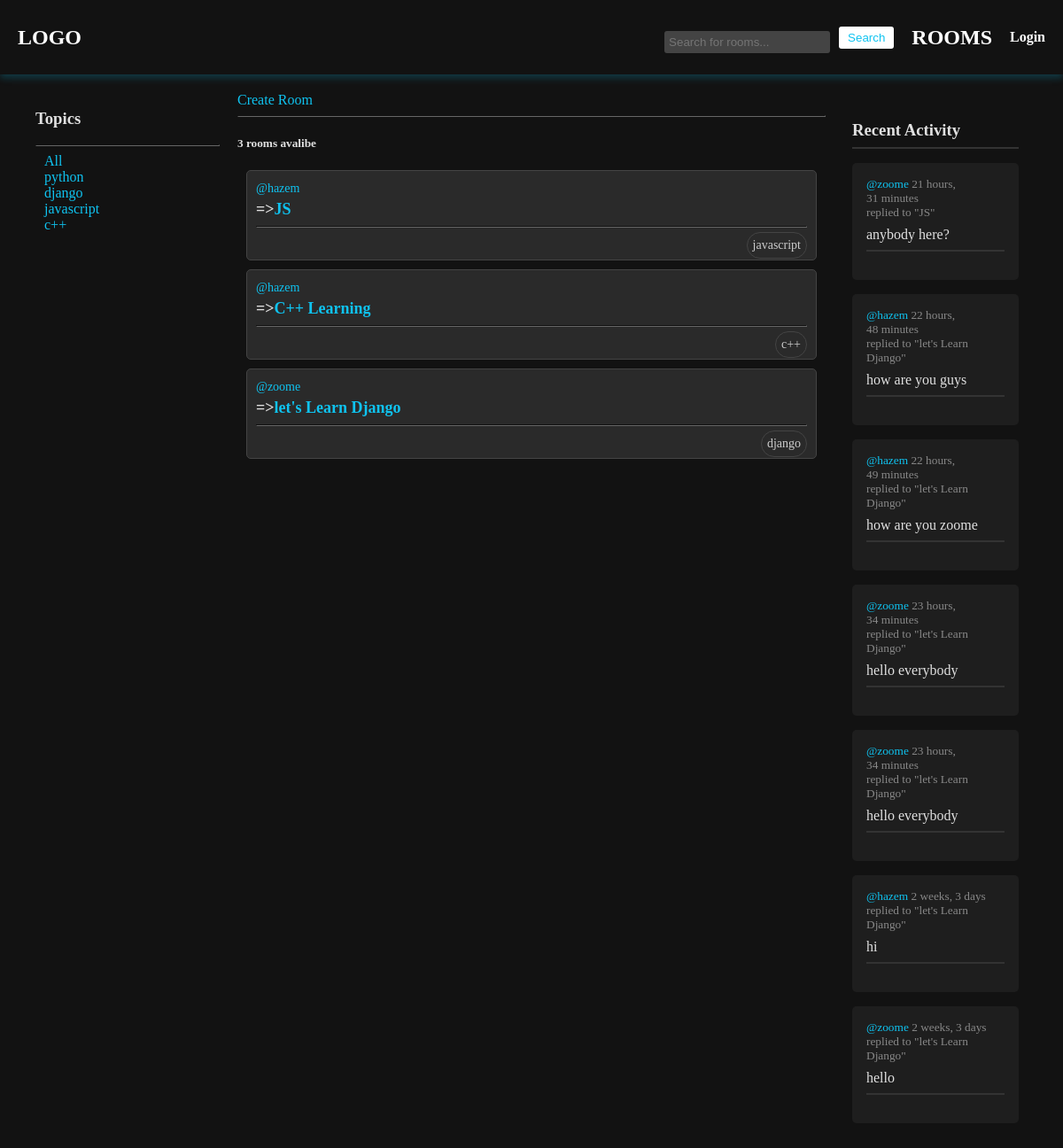
/rooms/, run on the app's committed database.
### app/models.py (models this page shows, shortened)
class Topic(models.Model):
    name = models.CharField(max_length=200)

class Room(models.Model):
    host = models.ForeignKey(User, on_delete=models.SET_NULL, null=True)
    topic = models.ForeignKey(Topic, on_delete=models.SET_NULL, null=True)
    name = models.CharField(max_length=200)
    description = models.TextField(null=True)
    participants = models.ManyToManyField(User, related_name="participants", blank=True)
    created = models.DateTimeField(auto_now_add=True)
    updated = models.DateTimeField(auto_now=True)
    class Meta:
        ordering = ['-updated', '-created']
    def __str__(self):
        return self.name

class User(AbstractUser):
    name = models.CharField(max_length=200, null=True)
    email = models.EmailField(unique=True)
    bio = models.TextField(null=True)
    avatar = models.ImageField(default="profile.png")
    USERNAME_FIELD = 'username'
    REQUIRED_FIELDS = []

class Message(models.Model):
    user = models.ForeignKey(User, on_delete=models.CASCADE)
    room = models.ForeignKey(Room, on_delete=models.CASCADE)
    body = models.TextField()
    created = models.DateTimeField(auto_now_add=True)
    updated = models.DateTimeField(auto_now=True)
    class Meta:
        ordering = ['-updated', '-created']

### app/views.py (the view)
# urls.py: path('rooms/', views.getRooms),
def rooms(request):
    q = request.GET.get('q')
    if q:
        contact = Room.objects.filter(
            Q(topic__name__contains=q) |
            Q(name__contains=q) |
            Q(description__contains=q)
        )
        if not contact:
            return render(request, 'room.html', {'room': None})
        room_messages = Message.objects.filter(
            Q(room__topic__name__contains=q)
        )
    else:
        contact = Room.objects.all()
        room_messages = Message.objects.filter(
            Q(room__topic__name__contains='')
        )
    rooms_count = contact.count()
    topics = Topic.objects.all()
    return render(request, 'rooms.html', {'rooms': contact, 'topics': topics, 'rooms_count': rooms_count, 'room_messages': room_messages})

### templates/rooms.html (shortened to what this page needs)
{% extends 'main.html' %}
{% block body %}
<div class="container">
    <div>
        {% include 'topic_component.html' %}
    </div>
    <div>
        <a href="/create-room">Create Room</a>
        <hr>
        <h5> {{rooms_count}} rooms avalibe</h5>
        {% include 'feed_component.html' %}
    </div>
    <div>
        {% include 'activity_component.html' %}
    </div>
</div>
{% endblock body %}

### templates/topic_component.html
<h3>Topics</h3>
<hr>
<div>
    <a href="/rooms">All</a>
</div>
{% for topic in topics %}
    <div>
        <a href="/rooms/?q={{topic.name}}">{{topic.name}}</a>
    </div>
{% endfor %}

### templates/feed_component.html (shortened to what this page needs)
<div class="room-list" style="text-align: initial;">
    {% for room in rooms %}
        <div class="room-item">
            <a href="/profile/{{room.host.id}}" class="host-link">@{{room.host.username}}</a>
            <h5 class="room-title">
                =><a href="/room/{{room.id}}" class="room-link">{{room.name}}</a>
            </h5>
            <hr>
            <small class="room-topic">{{room.topic.name}}</small>
            <br>
        </div>
    {% endfor %}
</div>

### templates/activity_component.html (shortened to what this page needs)
<div class="recent-activity">
<h3>Recent Activity</h3>
<hr>
{% for message in room_messages %}
<div>
    <small><a href="/profile/{{message.user.id}}">@{{message.user}}</a> {{message.created|timesince}} </small>
    <small>replied to "{{message.room}}"</small>
    <p>{{message.body}}</p>
    <hr>
</div>
{% endfor %}
</div>

### static/styles/main.css (style rules this page uses)
body { font-family: Arial, sans-serif; margin: 0; padding: 0; background-color: #121212; color: #E0E0E0 ; font-family: cursive; }
div { padding: 0 10px 0 10px; }
a { color: #0fc3f0; text-decoration: none; }
.recent-activity { margin-top: 2rem; }
.recent-activity h3 { margin-bottom: 0.5rem; }
.recent-activity hr { border: 1px solid #333333; margin-bottom: 1rem; }
.recent-activity div { padding: 1rem; background-color: #1E1E1E; border-radius: 5px; margin-bottom: 1rem; }
.recent-activity small { display: block; color: #888888; }
.recent-activity a { color: #0fc3f0; }
.recent-activity p { color: #E0E0E0; margin: 0.5rem 0; }
hr { border-color: #666; }
.room-list { margin-top: 20px; }
.room-item { padding: 10px; border: 1px solid #444; border-radius: 5px; margin-bottom: 10px; background-color: #2a2a2a; }
.host-link { font-size: 14px; text-decoration: none; }
.room-title { font-size: 18px; margin: 5px 0; }
.room-link { text-decoration: none; }
.room-topic { float: right; font-size: 14px; color: #ccc; border: 1px solid #444; border-radius: 20px; margin-top: -3px; padding: 6px; background-color: #2a2a2a00; }

### templates/rooms.html (style rules this page uses)
.container { display: grid; grid-template-columns: 1fr 3fr 1fr; }

### data on the page
Topic: name "python"
Topic: name "django"
Topic: name "javascript"
Topic: name "c++"
Room: host.username "hazem", name "JS", topic.name "javascript"
Room: host.username "hazem", name "C++ Learning", topic.name "c++"
Room: host.username "zoome", name "let's Learn Django", topic.name "django"
Message: user "zoome", created "21 hours, 31 minutes", room "JS", body "anybody here?"
Message: user "hazem", created "22 hours, 48 minutes", room "let's Learn Django", body "how are you guys"
Message: user "hazem", created "22 hours, 49 minutes", room "let's Learn Django", body "how are you zoome"
Message: user "zoome", created "23 hours, 34 minutes", room "let's Learn Django", body "hello everybody"
Message: user "zoome", created "23 hours, 34 minutes", room "let's Learn Django", body "hello everybody"
Message: user "hazem", created "2 weeks, 3 days", room "let's Learn Django", body "hi"
Message: user "zoome", created "2 weeks, 3 days", room "let's Learn Django", body "hello"

### other printed values
{{ rooms_count }} "3"
